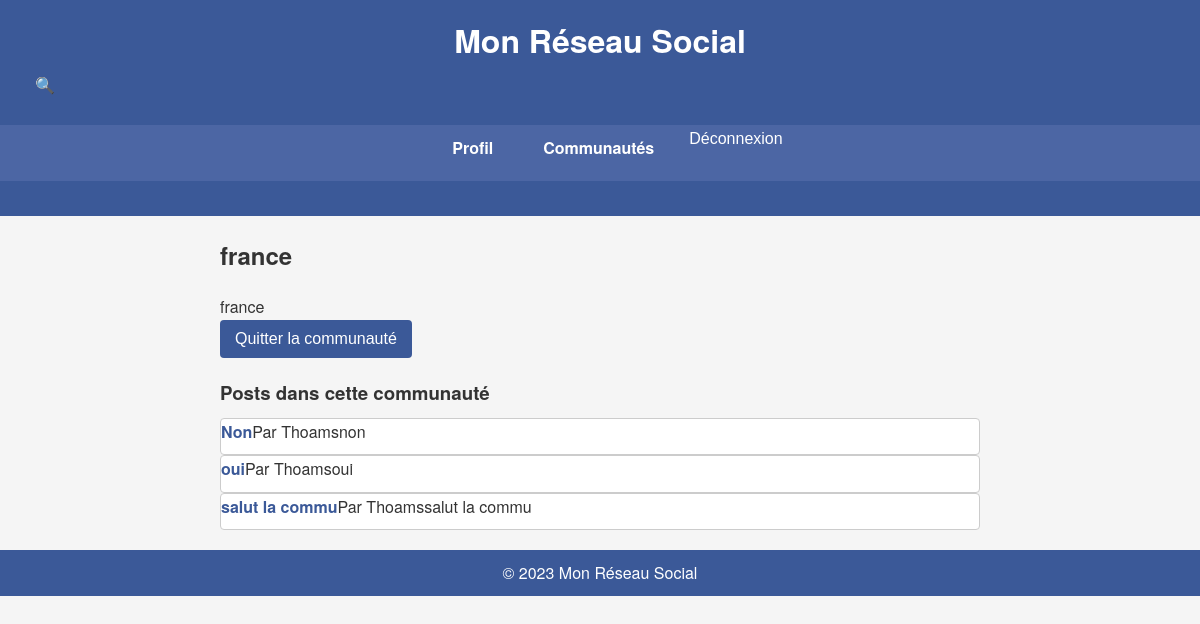
Screenshot of /communities/1/ (signed in) with the database file from the repository.
### communities/models.py (models this page shows, shortened)
class Community(models.Model):
    name = models.CharField(max_length=100, unique=True)
    description = models.TextField()
    creator = models.ForeignKey(settings.AUTH_USER_MODEL, on_delete=models.CASCADE, related_name='communities_created')
    created_at = models.DateTimeField(auto_now_add=True)

### posts/models.py (models this page shows, shortened)
class Post(models.Model):
    title = models.CharField(max_length=255)
    content = models.TextField()
    image = models.ImageField(upload_to='post_images/', blank=True, null=True)
    created_at = models.DateTimeField(auto_now_add=True)
    updated_at = models.DateTimeField(auto_now=True)
    author = models.ForeignKey(settings.AUTH_USER_MODEL, on_delete=models.CASCADE, related_name='posts')
    community = models.ForeignKey(Community, on_delete=models.CASCADE, related_name='posts')
    upvotes = models.ManyToManyField(settings.AUTH_USER_MODEL, related_name='upvoted_posts', blank=True)
    downvotes = models.ManyToManyField(settings.AUTH_USER_MODEL, related_name='downvoted_posts', blank=True)

### accounts/models.py (models this page shows, shortened)
class User(AbstractUser):
    email = models.EmailField(unique=True)
    profile_picture = models.ImageField(upload_to='profile_pictures/', blank=True, null=True)
    communities_joined = models.ManyToManyField('communities.Community', related_name='members')
    USERNAME_FIELD = 'email'
    REQUIRED_FIELDS = ['username']

### communities/views.py (the view)
# urls.py: path('<int:pk>/', views.CommunityDetailView.as_view(), name='community_detail'),
class CommunityDetailView(LoginRequiredMixin, DetailView):
    model = Community
    template_name = 'communities/community_detail.html'
    context_object_name = 'community'
    def get_context_data(self, **kwargs):
        context = super().get_context_data(**kwargs)
        community = self.get_object()
        context['posts'] = community.posts.all().order_by('-created_at')
        context['is_member'] = self.request.user in community.members.all()
        return context

### communities/templates/communities/community_detail.html (shortened to what this page needs)
{% extends 'base.html' %}
{% block content %}
    <h2>{{ community.name }}</h2>
    <p>{{ community.description }}</p>
    {% if is_member %}
        <form method="post" action="{% url 'leave_community' pk=community.pk %}">
            <button type="submit">Quitter la communauté</button>
        </form>
    {% else %}
        <form method="post" action="{% url 'join_community' pk=community.pk %}">
            {% csrf_token %}
            <button type="submit">Rejoindre la communauté</button>
        </form>
    {% endif %}
    <h3>Posts dans cette communauté</h3>
    {% if posts %}
        {% for post in posts %}
            <div class="post">
                <h4><a href="{% url 'post_detail' pk=post.pk %}">{{ post.title }}</a></h4>
                <p>Par {{ post.author.username }}</p>
                <p>{{ post.content|truncatewords:20 }}</p>
            </div>
        {% endfor %}
    {% else %}
        <p>Aucun post dans cette communauté pour l'instant.</p>
    {% endif %}
{% endblock %}

### static/css/styles.css (style rules this page uses)
* { margin: 0; padding: 0; box-sizing: border-box; }
body { font-family: 'Helvetica Neue', Arial, sans-serif; background-color: #f5f5f5; color: #333; line-height: 1.6; }
h2 { color: #333; margin-bottom: 20px; }
h3, h4 { color: #333; margin-bottom: 10px; }
.post { display: flex; background-color: #fff; margin-bottom: 15px; border: 1px solid #ccc; border-radius: 4px; margin: 0 auto; width: 100%; }
.post h3, .post h4 { margin-top: 0; }
.post p { margin-bottom: 10px; }
.post a { color: #3b5998; text-decoration: none; }
button, .button { background-color: #3b5998; color: #fff; border: none; padding: 10px 15px; cursor: pointer; border-radius: 4px; text-decoration: none; font-size: 1em; }
form { margin-bottom: 20px; }
form button { width: auto; }
a { color: #3b5998; text-decoration: none; }

### rows the page displays
Community: name "france", description "france"
Post: title "Non", author.username "Thoams", content "non"
Post: title "oui", author.username "Thoams", content "oui"
Post: title "salut la commu", author.username "Thoams", content "salut la commu"
